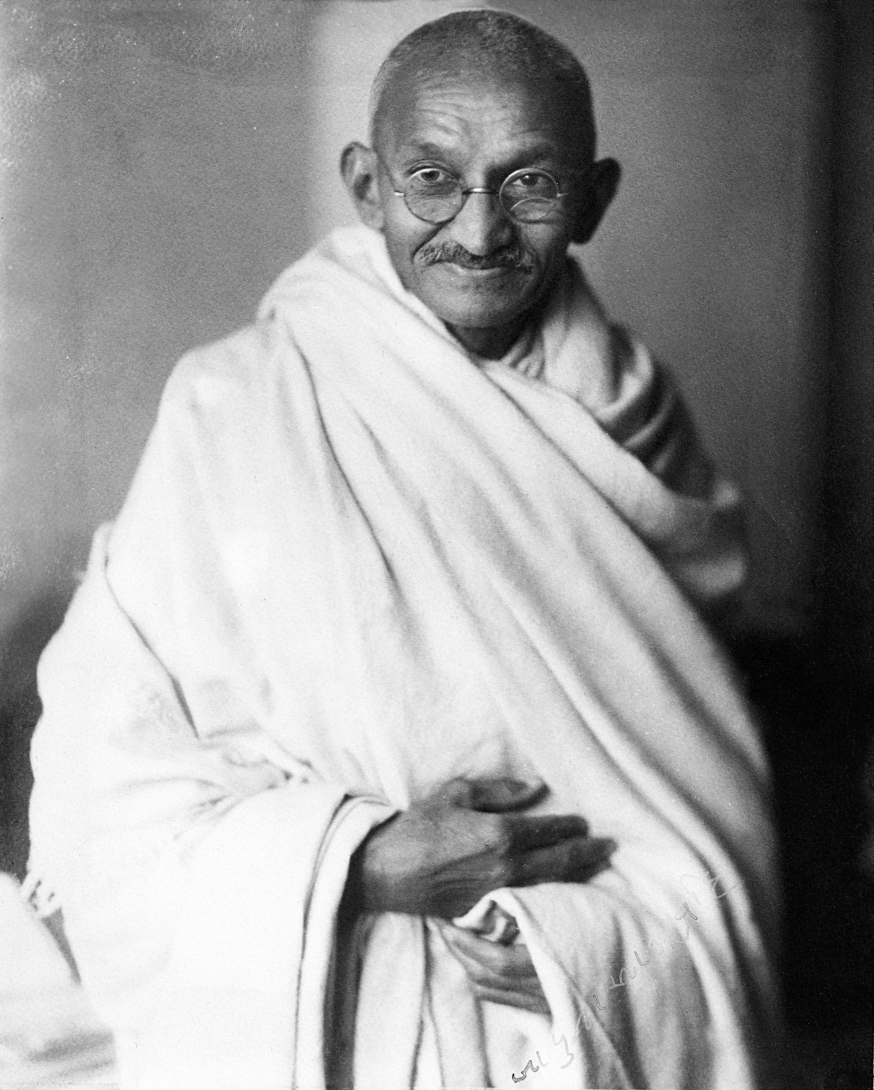
#> input picture scripts/raw/gandhi-1931.jpg, 2620 x 3270 px, found by its file name (shown at 1/3 size)
$ python make_target.py
#> lines starting #> are read from the running program, lines starting #| are printed output that depends on the picture
### scripts/geometry.py
"""Shared geometry helpers for building the Gandhify target + weights assets.

Everything works in coordinates of the square center-crop of the raw portrait
(a 2620x2620 region cut from the 2620x3270 original).
"""
from __future__ import annotations

import cv2
import numpy as np

SRC = "scripts/raw/gandhi-1931.jpg"
CROP = 2620  # side of the square center-crop of the raw portrait

_face_cascade = None
_glasses_eye_cascade = None


def load_crop_gray() -> np.ndarray:
    img = cv2.imread(SRC)
    h, w = img.shape[:2]
    side = min(w, h)
    x0 = (w - side) // 2
    y0 = (h - side) // 2
    crop = img[y0 : y0 + side, x0 : x0 + side]
    gray = cv2.equalizeHist(cv2.cvtColor(crop, cv2.COLOR_BGR2GRAY))
    return gray


def detect_face(gray: np.ndarray) -> tuple[int, int, int, int]:
    global _face_cascade
    if _face_cascade is None:
        _face_cascade = cv2.CascadeClassifier(
            cv2.data.haarcascades + "haarcascade_frontalface_default.xml"
        )
    faces = _face_cascade.detectMultiScale(gray, 1.12, 5, minSize=(60, 60))
    if len(faces) == 0:
        raise RuntimeError("no frontal face detected")
    fx, fy, fw, fh = max(faces, key=lambda f: int(f[2]) * int(f[3]))
    return int(fx), int(fy), int(fw), int(fh)


def detect_eyes(gray: np.ndarray, fx: int, fy: int, fw: int, fh: int) -> list[tuple[int, int]]:
    """Eye centres (x, y) in crop coordinates; prefers the glasses cascade."""
    global _glasses_eye_cascade
    roi = gray[fy : fy + fh, fx : fx + fw]
    candidates: list[tuple[int, int]] = []
    for name in ("haarcascade_eye_tree_eyeglasses.xml", "haarcascade_eye.xml"):
        c = cv2.CascadeClassifier(cv2.data.haarcascades + name)
        for scale, neigh, mins in ((1.05, 3, (15, 15)), (1.1, 4, (12, 12)), (1.03, 2, (10, 10))):
            eyes = c.detectMultiScale(roi, scale, neigh, minSize=mins)
            if len(eyes) >= 2:
                for (ex, ey, ew, eh) in eyes[:6]:
                    candidates.append((fx + ex + ew // 2, fy + ey + eh // 2))
                break
        if len(candidates) >= 2:
            break
    return candidates[:4]


def landmarks() -> dict:
    """Detect the face + eye geometry in the center-crop. Returns pixels."""
    gray = load_crop_gray()
    fx, fy, fw, fh = detect_face(gray)
    eyes = detect_eyes(gray, fx, fy, fw, fh)
    face_cx = fx + fw // 2
    face_cy = fy + fh // 2

    # validate detected eyes: two plausible points, eyebrow-ish height,
    # horizontally separated inside the face box
    use_eyes = False
    if len(eyes) >= 2:
        ys = [e[1] for e in eyes]
        xs = sorted(e[0] for e in eyes)
        in_face = all(fy + fh * 0.20 <= y <= fy + fh * 0.62 for y in ys)
        sep = xs[-1] - xs[0]
        ok_y = abs(ys[0] - ys[-1]) <= 0.30 * fw
        ok_x = 0.30 * fw <= sep <= 0.82 * fw
        use_eyes = in_face and ok_y and ok_x

    if use_eyes:
        ey = int(round(float(np.mean(ys))))
        mid_x = (xs[0] + xs[-1]) // 2
        half_span = max(1, sep // 2)
    else:
        # safe symmetric fallback from face-box proportions
        ey = fy + int(fh * 0.42)
        mid_x = face_cx
        half_span = max(1, int(fw * 0.26))

    return {
        "face": (fx, fy, fw, fh),
        "face_center": (face_cx, face_cy),
        "eye_y": ey,
        "eye_mid_x": mid_x,
        "eye_half_span": half_span,
        "eyes_detected": use_eyes,
    }

### scripts/make_target.py
"""Build src/assets/target.png (256x256) from the raw 1931 studio portrait.

The square window is placed so that Gandhi's eyes land around eye_y_frac of
the frame height and are horizontally centered - mimicking how a user's own
face sits after the app centre-crops their photo. Geometry is stored to
scripts/raw/layout.json for make_weights.py to reuse.
"""
from __future__ import annotations

import json
import os

import cv2
import numpy as np

import geometry

RAW = "scripts/raw/gandhi-1931.jpg"
OUT = "src/assets/target.png"
LAYOUT = "scripts/raw/layout.json"

WIDTH = 2620
HEIGHT = 3270
CROP = 2620
CROP_Y0 = (HEIGHT - CROP) // 2  # crop window y offset inside the full image
TARGET = 256

EYE_Y_FRAC = 0.38   # where the eye line lands in the target frame
FACE_SCALE = 2.0    # frame height / detected face height


def main() -> None:
    gray = geometry.load_crop_gray()
#> in load_crop_gray, img is the input picture: shape (3270, 2620, 3); min 0, max 255, mean 155.2
#> in load_crop_gray, `crop = img[y0 : y0 + side, x0 : x0 + side]`:
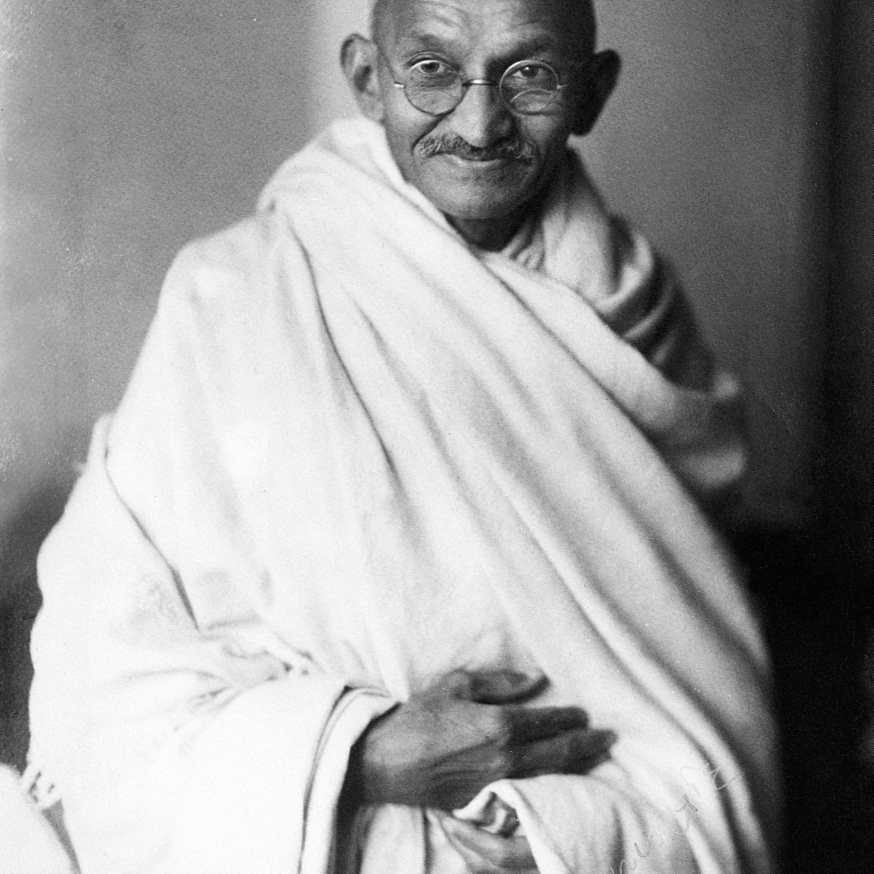
#> crop: shape (2620, 2620, 3) (shown at 1/3 size); min 0, max 255, mean 157.6
#> in load_crop_gray, `gray = cv2.equalizeHist(cv2.cvtColor(crop, cv2.COLOR_BGR2GRAY))`:
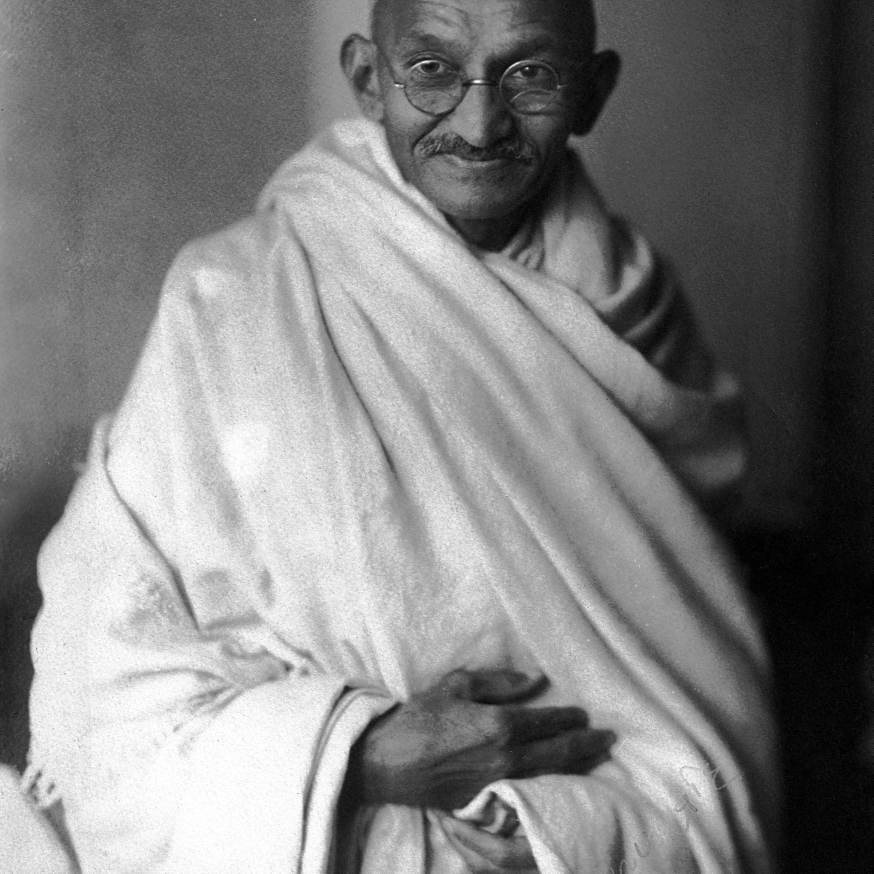
#> gray: shape (2620, 2620) (shown at 1/3 size); min 0, max 255, mean 128.2
    lm = geometry.landmarks()
#> in detect_face, `faces = _face_cascade.detectMultiScale(gray, 1.12, 5, minSize=(60, 60))`: faces = [[1278, 1171, 99, 99], [1120, 14, 603, 603]]
#> in detect_face, `fx, fy, fw, fh = max(faces, key=lambda f: int(f[2]) * int(f[3]))`: fx = 1120; fy = 14; fw = 603
#> in landmarks, `fx, fy, fw, fh = detect_face(gray)`: fx = 1120; fy = 14; fw = 603
#> in detect_eyes, `roi = gray[fy : fy + fh, fx : fx + fw]`:
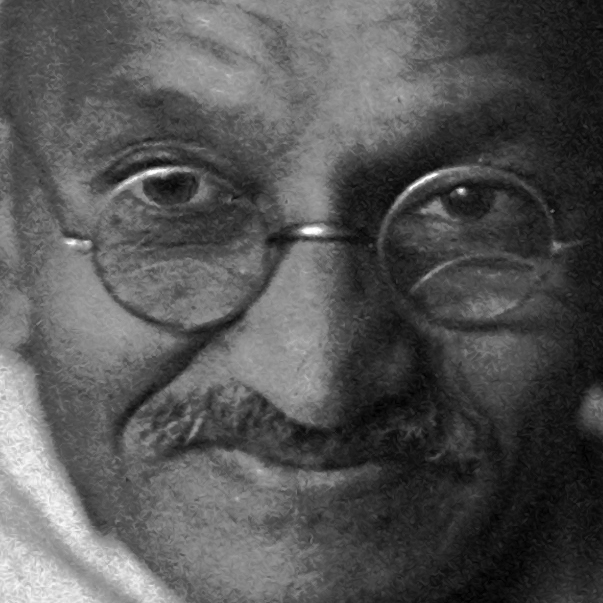
#> roi: shape (603, 603); min 1, max 255, mean 84.6
#> after the loop in detect_eyes, `for name in ("haarcascade_eye_tree_eyeglasses.xml", "haarcascade_eye.x..`: candidates = [(1593, 204), (1288, 209)]
#> in landmarks, `face_cx = fx + fw // 2`: face_cx = 1421
#> in landmarks, `face_cy = fy + fh // 2`: face_cy = 315
#> in landmarks, `ys = [e[1] for e in eyes]`: ys = [204, 209]
#> in landmarks, `xs = sorted(e[0] for e in eyes)`: xs = [1288, 1593]
#> in landmarks, `in_face = all(fy + fh * 0.20 <= y <= fy + fh * 0.62 for y in ys)`: in_face = True
#> in landmarks, `sep = xs[-1] - xs[0]`: sep = 305
#> in landmarks, `ok_y = abs(ys[0] - ys[-1]) <= 0.30 * fw`: ok_y = True
#> in landmarks, `ey = int(round(float(np.mean(ys))))`: ey = 206
#> in landmarks, `mid_x = (xs[0] + xs[-1]) // 2`: mid_x = 1440
#> in landmarks, `half_span = max(1, sep // 2)`: half_span = 152
#> lm = {'face': (1120, 14, 603, 603), 'face_center': (1421, 315), 'eye_y': 206, 'eye_mid_x': 1440, 'eye_half_span': 152, 'eyes_detected': True}
    fx, fy, fw, fh = lm["face"]
#> fx = 1120; fy = 14; fw = 603; fh = 603
    eye_y = lm["eye_y"] + CROP_Y0
#> eye_y = 531
    eye_mid_x = lm["eye_mid_x"]
#> eye_mid_x = 1440

    s = int(round(FACE_SCALE * fh))
#> s = 1206
    y0 = int(np.clip(eye_y - EYE_Y_FRAC * s, 0, HEIGHT - s))
#> y0 = 72
    x0 = int(np.clip(eye_mid_x - s / 2, 0, WIDTH - s))
#> x0 = 837

    img = cv2.imread(RAW)
    square = img[y0 : y0 + s, x0 : x0 + s]
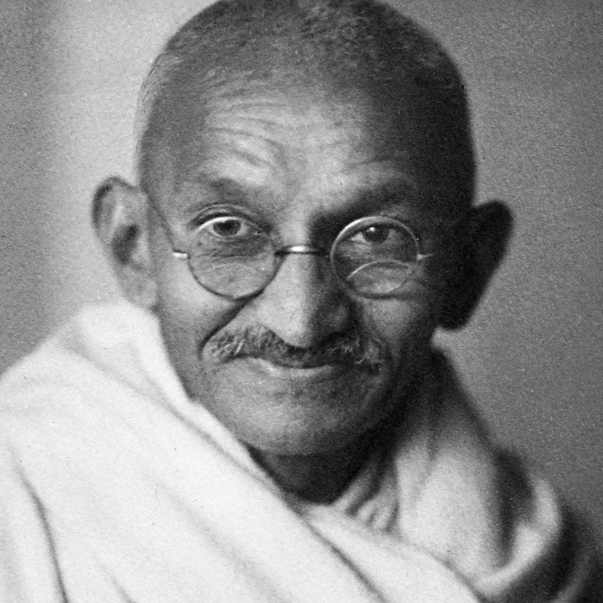
#> square: shape (1206, 1206, 3) (shown at 1/2 size); min 1, max 255, mean 139.3
    out = cv2.resize(square, (TARGET, TARGET), interpolation=cv2.INTER_LANCZOS4)
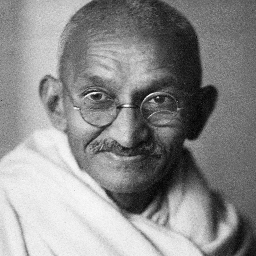
#> out: shape (256, 256, 3); min 1, max 254, mean 139.4

    os.makedirs(os.path.dirname(OUT), exist_ok=True)
    cv2.imwrite(OUT, out, [cv2.IMWRITE_PNG_COMPRESSION, 9])

    scale = TARGET / s
#> scale = 0.212
    layout = {
        "frame_side": s,
        "x0": int(x0),
        "y0": int(y0),
        "target": TARGET,
        "face": [
            int((fx - x0) * scale),
            int((fy + CROP_Y0 - y0) * scale),
            int(fw * scale),
            int(fh * scale),
        ],
        "eye_y": int((eye_y - y0) * scale),
        "eye_mid_x": int((eye_mid_x - x0) * scale),
        "eye_half_span": int(lm["eye_half_span"] * scale),
        "face_center": [
            int((lm["face_center"][0] - x0) * scale),
            int((lm["face_center"][1] + CROP_Y0 - y0) * scale),
        ],
    }
    with open(LAYOUT, "w", encoding="utf-8") as f:
        json.dump(layout, f, indent=2)

    print("layout:", json.dumps(layout))
#| layout: {"frame_side": 1206, "x0": 837, "y0": 72, "target": 256, "face": [60, 56, 128, 128], "eye_y": 97, "eye_mid_x": 128, "eye_half_span": 32, "face_center": [123, 120]}
    print(f"wrote {OUT} ({TARGET}x{TARGET})")


if __name__ == "__main__":
    main()
